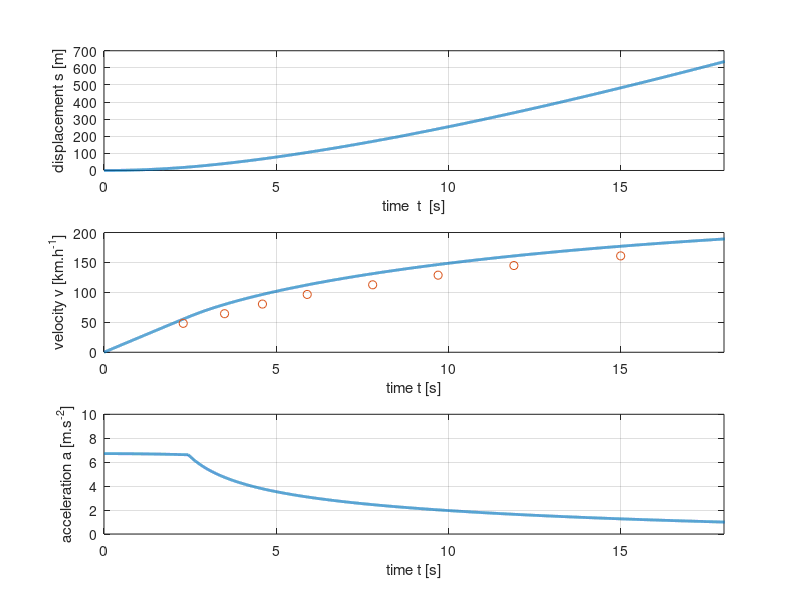
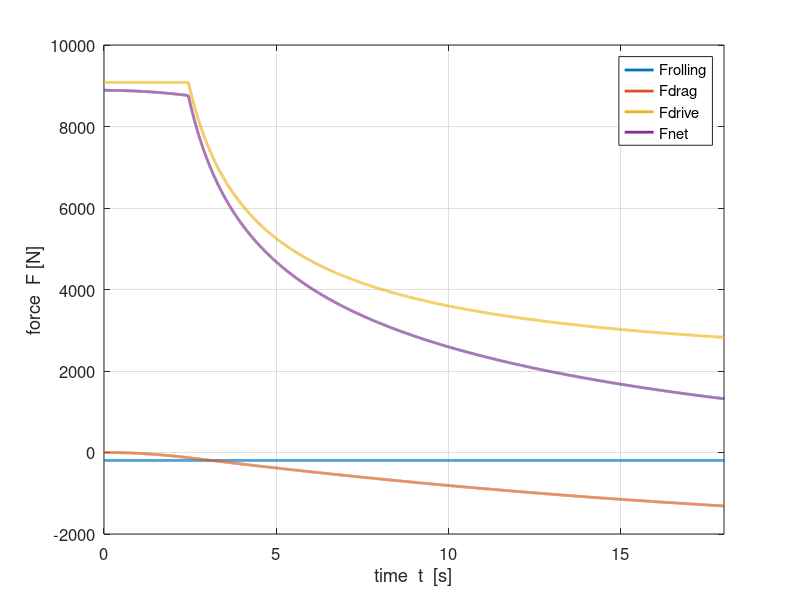
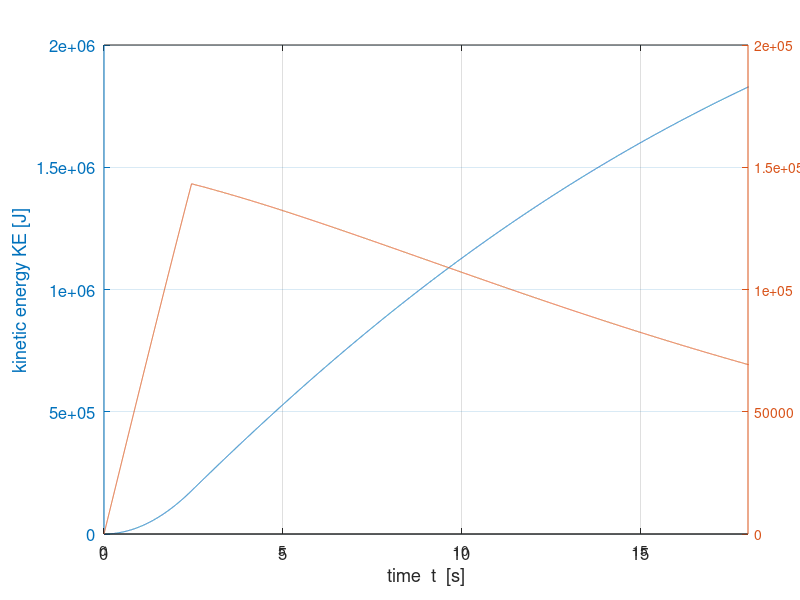

Source code (MATLAB) for these figures, in order:
% mec_car_01.m
% 10 jun 2015
% Ian Cooper   School of Physics   University of Sydney
% cooper@physics.usyd.edu.au
% http://www.physics.usyd.edu.au/teach_res/mp/mphome.htm
% SI units used for all quantities
clear all
close all
clc

% INPUTS =================================================================
% mass of car
   m = 1324;
% coeff of friction
   u = 0.70;
% max time
   tMax = 18.1;
% Number of time intervals
   nT = 15101;
% coeff of rolling resistance
  tau = 0.015;
% cross-sectional area
   A = 2.4;
% drag coefficient
  Cd = 0.33;
% air density
   rho = 1.2;
% engine power
   P = 165e3;
% power loss factor
   f = 0.90;
% max time for display
  tLim = tMax-0.1;
%   VW GOLF GTI 2015 acceleration data
   tData = [2.3 3.5 4.6 5.9 7.8 9.7 11.9 15];
   vData = 1.609344 .* [30 40 50 60 70 80 90 100];
   
   
% SETUP ==================================================================
tMin = 0;                    % initial time
g = 9.8;                     % acc due to gravity
FG = (m*g).*ones(1,nT);                    % weight of car

t = linspace(tMin,tMax,nT);

a = zeros(1,nT);            % acceleration
v = zeros(1,nT);            % velocity
x = zeros(1,nT);            % displacement
Pke = zeros(1,nT);
dt = t(2)-t(1);             % time increment
Fnet = zeros(1,nT);         % net force acting on car
Fdrive = u .* FG;       % driving force on car due to friction
Frolling = tau .* FG;   % rolling resistance
Fdrag = zeros(1,nT);                  % air drag
Fnet(1) = Fdrive(1)-Frolling(1);
a(1) = Fnet(1) / m;

% Numerical finite difference procedure ==================================
v(2) = v(1) + a(1) * dt;
%v(2) = 0.5 * (v(1) + v(2));
x(2) = x(1) + v(1)*dt + 0.5*a(1)*dt^2;
Fdrag(2) = 0.5 * Cd * A * rho * v(2)^2;

for c = 3:nT
   Fdrag(c-1) = 0.5 * Cd * A * rho * v(c-1)^2;
   if Fdrive(c-1) > f*P / v(c-1); Fdrive(c-1) = f*P / v(c-1); end;
   Fnet(c-1) = Fdrive(c-1) - Frolling(c-1) - Fdrag(c-1);
   a(c-1)= Fnet(c-1)./m;
   v(c) = v(c-2) + (2*dt) .* a(c-1);
end

for c = 3:nT
   x(c) = x(c-2) + (2*dt) .* v(c-1);
end
   a(nT) = (v(nT)-v(nT-1))/dt;
   Fdrive(nT) = f*P / v(nT);
   Fdrag(nT) = 0.5 * Cd * A * rho * v(nT)^2;
   Fnet(nT) = Fdrive(nT) - Frolling(nT) - Fdrag(nT);

   KE = (0.5*m) .* v.^2;
   
   for c = 2 : nT-1
      Pke(c) = (KE(c+1) - KE(c-1))/(2*dt);
   end
      %Pke(1) = (KE(2) - KE(1))/dt; Pke(nT) = (KE(end) - KE(end-1))/dt;
       Pke(1) = Pke(2); Pke(end) = Pke(end-1);
       
% GRAPHICS ===============================================================
figure(1)
   fs = 12; LW = 2;
   set(gcf,'units','normalized','position',[0.1 0.1 0.3 0.6]);
   set(gca,'fontsize',fs);
   
   col = 'b';
   tx = 'time  t  [s]';  ty = 'displacement s [m]'; 
   xP = t;   yP = x;
   subplot(3,1,1);
   plot(xP,yP,'lineWidth',LW);
   xlabel(tx); ylabel(ty);
   grid on; box on;
   set(gca,'Xlim',[0 tLim]); 
   
   col = 'm';
   tx = 'time t [s]';  ty = 'velocity v [km.h^{-1}]'; 
   xP = t;   yP = 3.6.*v;
   subplot(3,1,2);
   plot(xP,yP,'lineWidth',LW);
   xlabel(tx); ylabel(ty);
   grid on; box on;
   set(gca,'Xlim',[0 tLim]);
   hold on 
   xP = tData; yP = vData;
   plot(xP,yP,'o');
     
   col = 'r';
   tx = 'time t [s]';  ty = 'acceleration a [m.s^{-2}]'; 
   xP = t;   yP = a;
   subplot(3,1,3);
   plot(xP,yP,'lineWidth',LW);
   xlabel(tx); ylabel(ty);
   grid on; box on;
   set(gca,'Ylim',[0 10]);
   set(gca,'Xlim',[0 tLim]);  
   
figure(2)
   fs = 12; LW = 2;
   set(gcf,'units','normalized','position',[0.5 0.5 0.3 0.3]);
   set(gca,'fontsize',fs);
   
   col = 'b';
   tx = 'time  t  [s]';  ty = 'force  F [N]'; 
   %subplot(2,1,1);
   
   hold on
   
   xP = t;   yP = -Frolling;
   plot(xP,yP,'lineWidth',LW);
   xlabel(tx); ylabel(ty);
     
   xP = t;   yP = -Fdrag;
   plot(xP,yP,'lineWidth',LW);
   
   xP = t;   yP = Fdrive;
   plot(xP,yP,'lineWidth',LW);
   
   xP = t;   yP = Fnet;
   plot(xP,yP,'lineWidth',LW);
   
   xlabel(tx); ylabel(ty);
   %set(gca,'Ylim',[0 1e4]);   
   set(gca,'Xlim',[0 tLim]); 
   legend('Frolling','Fdrag','Fdrive','Fnet');
   grid on; box on;

figure(3)
   fs = 12; LW = 2;
   set(gcf,'units','normalized','position',[0.5 0.1 0.3 0.3]);
   set(gca,'fontsize',fs);
   
   col = 'b';
   tx = 'time  t  [s]';  ty = 'kinetic energy KE [J]'; 
   %subplot(2,1,1);
   
   hold on
   
   xP = t;   yP = KE; yP2 = Pke;
   plotyy(xP,yP,xP,yP2);
   xlabel(tx); ylabel(ty);
%  
hold on
    xP = t;   yP2 = Fnet.*v;
     %plotyy(xP,yP,xP,yP2);
%    
%    xP = t;   yP = Fdrive;
%    plot(xP,yP,'lineWidth',LW);
%    
%    xP = t;   yP = Fnet;
%    plot(xP,yP,'lineWidth',LW);
   
   xlabel(tx); ylabel(ty);
   %set(gca,'Ylim',[0 1e4]);   
   set(gca,'Xlim',[0 tLim]); 
%   legend('Frolling','Fdrag','Fdrive','Fnet');
   grid on; box on;   
  
